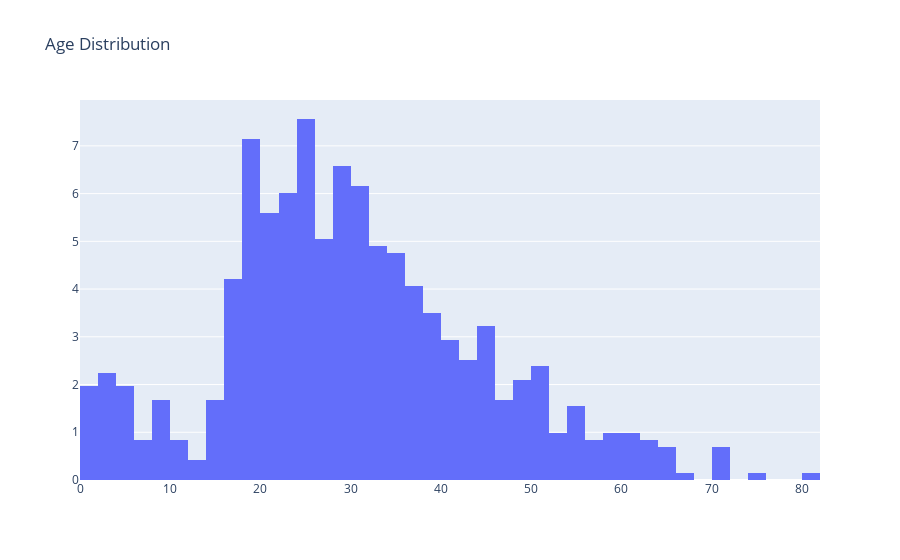

The code cell stored with this chart in its notebook:
### Code cell
trace = go.Histogram(x=data['Age'],nbinsx=40,histnorm='percent')
f = [trace]
layout = go.Layout(title="Age Distribution")
fig = go.Figure(data = f,layout = layout)
iplot(fig)

### Figure 1 — Plotly figure (JSON) as saved in the notebook; plotly's stock layout.template omitted (floating-point values rounded to 4 significant figures; data arrays with more than 128 entries replaced by an {"elided": "..."} marker saying what was removed)
{"data": [{"histnorm": "percent", "nbinsx": 40, "type": "histogram", "x": {"elided": "891 float values"}}], "layout": {"title": {"text": "Age Distribution"}}}
